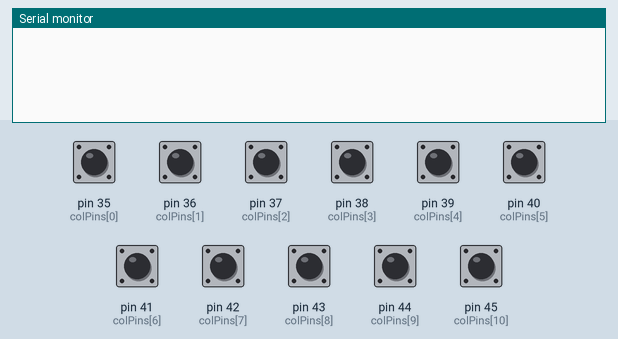
This sketch was run on a simulated Arduino Mega 2560, built with avr-gcc and run on an emulated ATmega2560. On the bench: the last lines printed to the serial monitor. The inputs (shaded band) are chosen by the test bench; at power-on: pin 35 (colPins[0]), pin 36 (colPins[1]), pin 37 (colPins[2]), pin 38 (colPins[3]), pin 39 (colPins[4]), pin 40 (colPins[5]), pin 41 (colPins[6]), pin 42 (colPins[7]), pin 43 (colPins[8]), pin 44 (colPins[9]), pin 45 (colPins[10]) HIGH.

Above: at 1.2 s.
1.3 s: pin 35 (colPins[0]) pulled LOW for 0.15 s
At 2.3 s:
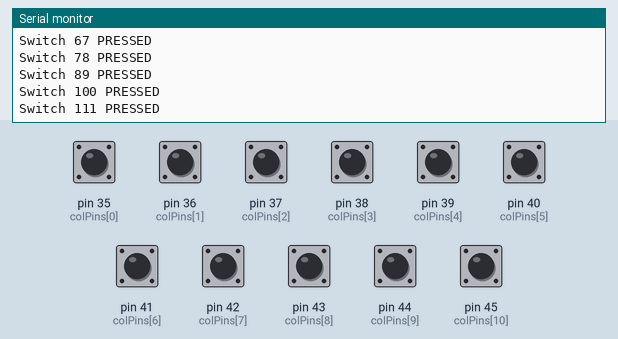
2.9 s: pin 36 (colPins[1]) pulled LOW for 0.15 s
At 3.5 s:
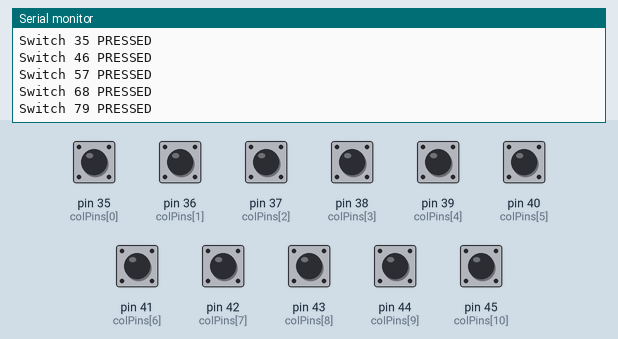
4.5 s: pin 37 (colPins[2]) pulled LOW for 0.15 s
At 5.8 s:
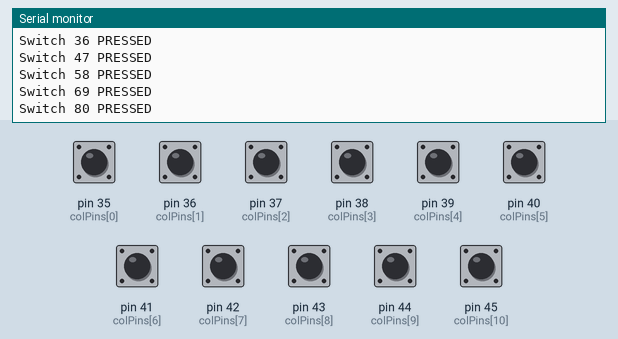
6.1 s: pin 38 (colPins[3]) pulled LOW for 0.15 s
At 7.3 s:
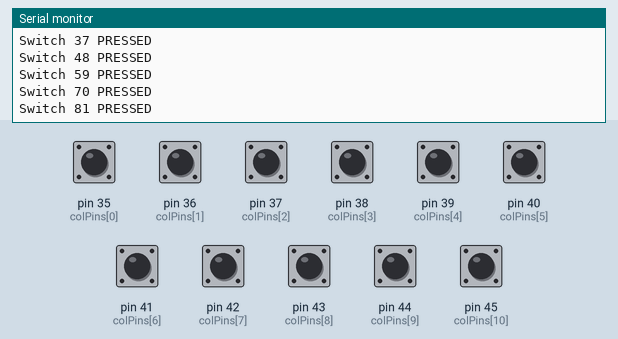
7.7 s: pin 39 (colPins[4]) pulled LOW for 0.15 s
At 8.6 s:
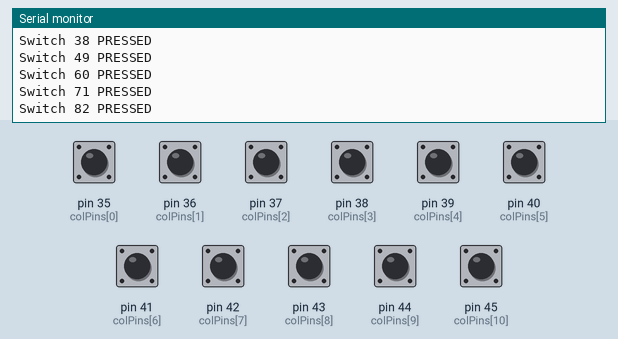
9.3 s: pin 40 (colPins[5]) pulled LOW for 0.15 s
At 9.8 s:
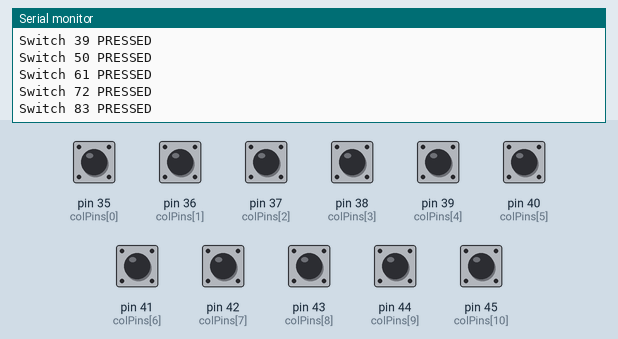
Timing chart, 0 to 11.9 s (numbered marks = the images above; inputs shaded):
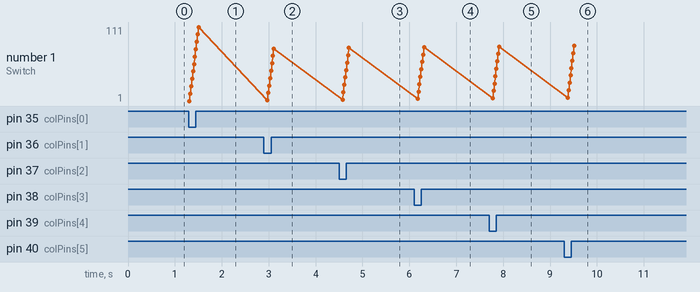

The sketch:

RIGHT-INPUT_TEST-CODE.ino
```cpp
// Define the row and column pins
const int rowPins[] = {22, 23, 24, 25, 26, 27, 28, 29, 30, 31, 32, 33, 34};
const int colPins[] = {35, 36, 37, 38, 39, 40, 41, 42, 43, 44, 45};

const int numRows = sizeof(rowPins) / sizeof(rowPins[0]);
const int numCols = sizeof(colPins) / sizeof(colPins[0]);

void setup() {
  Serial.begin(9600);

  // Initialize row pins as outputs
  for (int i = 0; i < numRows; i++) {
    pinMode(rowPins[i], OUTPUT);
    digitalWrite(rowPins[i], HIGH); // Set row lines HIGH initially
  }

  // Initialize column pins as inputs with pull-up resistors
  for (int j = 0; j < numCols; j++) {
    pinMode(colPins[j], INPUT_PULLUP);
  }
}

void loop() {
  int switchNumber = 1; // Start switch numbering from 1

  // Loop through each row
  for (int row = 0; row < numRows; row++) {
    // Set the current row LOW to scan
    digitalWrite(rowPins[row], LOW);
    delayMicroseconds(5); // small delay for stabilization

    // Loop through each column
    for (int col = 0; col < numCols; col++) {
      int colState = digitalRead(colPins[col]);
      // When using pull-up resistors, LOW means pressed
      if (colState == LOW) {
        Serial.print("Switch ");
        Serial.print(switchNumber);
        Serial.println(" PRESSED");
      }
      switchNumber++;
    }

    // Set the row back HIGH
    digitalWrite(rowPins[row], HIGH);
  }

  delay(100); // Delay to slow down the scan for readability
}
```

Measured:
- after the input at 1.3 s, the serial monitor: prints a new line at once (image 1)
- after the input at 2.9 s, the serial monitor: prints a new line after 0.07 s (image 2)
- after the input at 4.5 s, the serial monitor: prints a new line after 0.08 s (image 3)
- after the input at 6.1 s, the serial monitor: prints a new line after 0.08 s (image 4)
- after the input at 7.7 s, the serial monitor: prints a new line after 0.08 s (image 5)
- after the input at 9.3 s, the serial monitor: prints a new line after 0.08 s (image 6)
- plotted number 1: 111 → 79 after the input at 2.9 s, 79 → 80 after the input at 4.5 s, 80 → 81 after the input at 6.1 s, 81 → 82 after the input at 7.7 s, 82 → 83 after the input at 9.3 s
